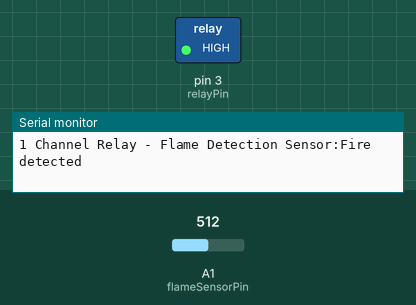
Recording of a sketch running on a simulated Arduino Uno, built with avr-gcc and run on an emulated ATmega328P. On the bench: switched loads named in the sketch (green lamp = pin HIGH), the last lines printed to the serial monitor. The inputs (shaded band) are chosen by the test bench; at power-on: A1 (flameSensorPin) = 512.

Above: at 1.3 s.
1.4 s: A1 (flameSensorPin) set to 694
2.9 s: A1 (flameSensorPin) set to 719
At 3.5 s:
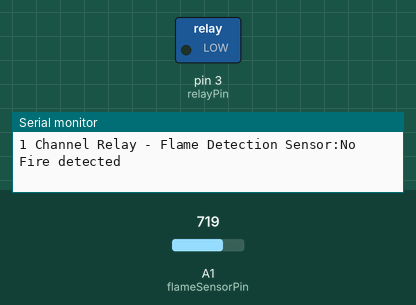
4.5 s: A1 (flameSensorPin) set to 690
At 5.9 s:
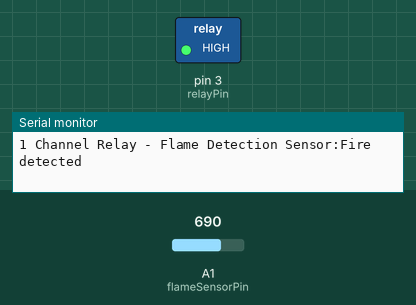
7.5 s: A1 (flameSensorPin) set to 710
At 8.3 s:
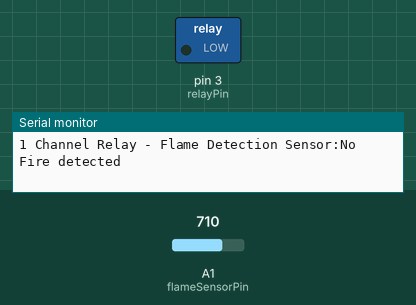
Timing chart, 0 to 10.5 s (numbered marks = the images above; inputs shaded):
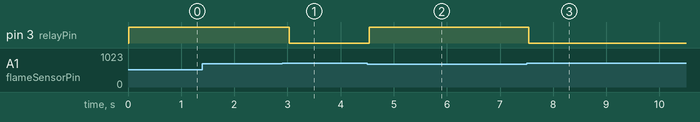

The sketch:

1_Channel_Relay_Flame_Detection_Sensor.ino
```cpp
/*** Atya Technologies - 1 Channel Relay - Flame Detection Sensor Code ***/

// Variables declaration:

int flameSensorPin = A1;  // Pin where the flame sensor is connected
int relayPin = 3;         // Pin where the relay module is connected

// the setup routine runs once when you press reset:

void setup() {
  // initialize serial communication at 9600 bits per second:
  Serial.begin(9600);
  Serial.println("Welcome to Atya Technologies Pvt. Ltd.");
  pinMode(flameSensorPin, INPUT);  // Initialize the flame sensor pin as input
  pinMode(relayPin, OUTPUT);       // Initialize the relay pin as output
}

// the loop routine runs over and over again forever:

void loop() {
  Serial.print("1 Channel Relay - Flame Detection Sensor:");
  int flameState = analogRead(flameSensorPin);  // Read the state of the flame sensor
  if (flameState <= 700) {         // Flame detected (assuming the sensor outputs LOW when a flame is detected)
    digitalWrite(relayPin, HIGH);  // Activate the relay
    Serial.println("Fire detected");
    delay(500);
  } else {
    digitalWrite(relayPin, LOW);  // Deactivate the relay
    Serial.println("No Fire detected");
    delay(500);  //add delay in milliseconds
  }
  Serial.println();
}
```

Measured:
- the behaviour switches between 700 and 701 on A1 (flameSensorPin) (found by bisection; images 0 and 1)
- after the input at 2.9 s, pin 3 (relayPin): HIGH → LOW after 0.14 s
- after the input at 4.5 s, pin 3 (relayPin): LOW → HIGH at once
- after the input at 7.5 s, pin 3 (relayPin): HIGH → LOW at once
